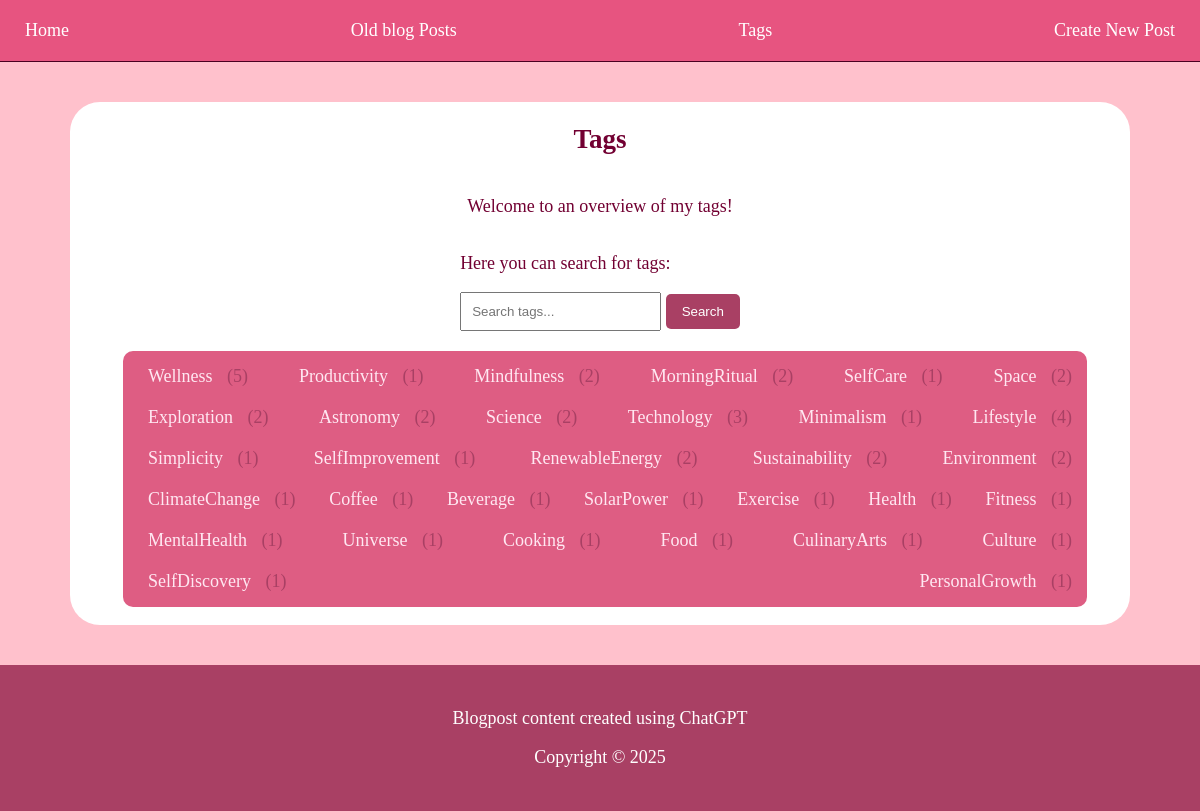
Page /search_tags on the committed database.
### app.py (models this page shows)
class Tag(db.Model):
    __tablename__ = 'tags'
    id = db.Column(db.Integer, primary_key=True)
    name = db.Column(db.String(50), unique=True, nullable=False)

### app.py (the view)
@app.route('/search_tags')
def search_tags():
    query = request.args.get('query', '')
    tags = Tag.query.filter(Tag.name.ilike(f'%{query}%')).all()
    for tag in tags:
        tag.post_count = tag.posts.count()
    return render_template('tags.html', tags=tags, title='Tags', query=query, year=2025)

### templates/tags.html (shortened to what this page needs)
<!doctype html>
<html>
  <head>
    <link rel="stylesheet" href="{{ url_for('static', filename='style.css') }}">
  </head>
  <body>
    <nav class="navbar">
      <a class="nav-link" href="{{ url_for('home') }}">Home</a>
      <a class="nav-link" href="{{ url_for('blogarchive') }}">Old blog Posts</a>
      <a class="nav-link" href="{{ url_for('tags') }}">Tags</a>
      <a class="nav-link" href="{{ url_for('create_post') }}">Create New Post</a>
    </nav>
    <section class="content">
        <h1>{{ title|capitalize }}</h1>
        <p>Welcome to an overview of my tags!</p>
        <div class="searchBox">
            <p>Here you can search for tags:</p>
          <form action="{{ url_for('search_tags') }}" method="get">
            <input type="text" id="searchBox" name="query" placeholder="Search tags..." required>
            <button type="submit">Search</button>
          </form>
        </div>
        <section class="tagsSection">
          <ul class="tagList">
            {% if tags %}
            {% for tag in tags %}
            <li class="tagElement">
            <a href="{{ url_for('show_tag', tag_id=tag.id) }}">{{ tag.name }}</a> ({{ tag.post_count }})
            </li>
            {% endfor %}
            {% else %}
            <li class="noResultLi">No tags found for "{{ query }}".</li>
            {% endif %}
            </ul>
        </section>
    </section>
    <footer>
      <p>Blogpost content created using ChatGPT</p>
      <p>Copyright © {{year}}</p>
    </footer>
  </body>
</html>

### static/style.css (style rules this page uses)
body { margin:0; font-size: 18px; color: #720032; background-color: #FFC1CC; }
nav { display: flex; flex-direction: row; justify-content: space-between; padding: 10px 20px; border-bottom: 1px solid; border-color: #4b0021; background-color: #E75480; }
nav a { color: #FFFFFF; text-decoration: none; border-radius: 5px; padding: 10px 5px; }
.content { background-color: #FFFFFF; display:flex; flex-direction: column; align-items: center; margin: 40px 70px; border-radius: 30px; }
.tagList { display: flex; flex-direction: row; justify-content: space-between; align-items: center; flex-wrap: wrap; border-radius: 10px; padding: 5px; margin-top: 0; background-color: #DE5D83; width: 100%; }
.tagElement { list-style-type: none; color: #A94064; padding: 10px; border-radius: 5px; }
.tagElement a { padding: 10px; text-decoration: none; color: #ffe8f2; }
#titleBox, #dateBox, #tagsBox, #commentTitleBox, #commentDateBox, #searchBox { padding: 10px; }
button { background: #A94064; color: #fff; border: none; border-radius: 5px; padding: 10px 16px; cursor: pointer; }
.tagsSection { width: 90%; margin-top: 20px; }
footer { background-color: #A94064; color: white; padding: 25px 0; text-align: center; }

### rows in the picture
Tag: name "Wellness", post_count "5"
Tag: name "Productivity", post_count "1"
Tag: name "Mindfulness", post_count "2"
Tag: name "MorningRitual", post_count "2"
Tag: name "SelfCare", post_count "1"
Tag: name "Space", post_count "2"
Tag: name "Exploration", post_count "2"
Tag: name "Astronomy", post_count "2"
Tag: name "Science", post_count "2"
Tag: name "Technology", post_count "3"
Tag: name "Minimalism", post_count "1"
Tag: name "Lifestyle", post_count "4"
Tag: name "Simplicity", post_count "1"
Tag: name "SelfImprovement", post_count "1"
Tag: name "RenewableEnergy", post_count "2"
Tag: name "Sustainability", post_count "2"
Tag: name "Environment", post_count "2"
Tag: name "ClimateChange", post_count "1"
Tag: name "Coffee", post_count "1"
Tag: name "Beverage", post_count "1"
Tag: name "SolarPower", post_count "1"
Tag: name "Exercise", post_count "1"
Tag: name "Health", post_count "1"
Tag: name "Fitness", post_count "1"
Tag: name "MentalHealth", post_count "1"
Tag: name "Universe", post_count "1"
Tag: name "Cooking", post_count "1"
Tag: name "Food", post_count "1"
Tag: name "CulinaryArts", post_count "1"
Tag: name "Culture", post_count "1"
Tag: name "SelfDiscovery", post_count "1"
Tag: name "PersonalGrowth", post_count "1"

### other values in the picture
{{ title|capitalize }} "Tags"
{{ year }} "2025"
